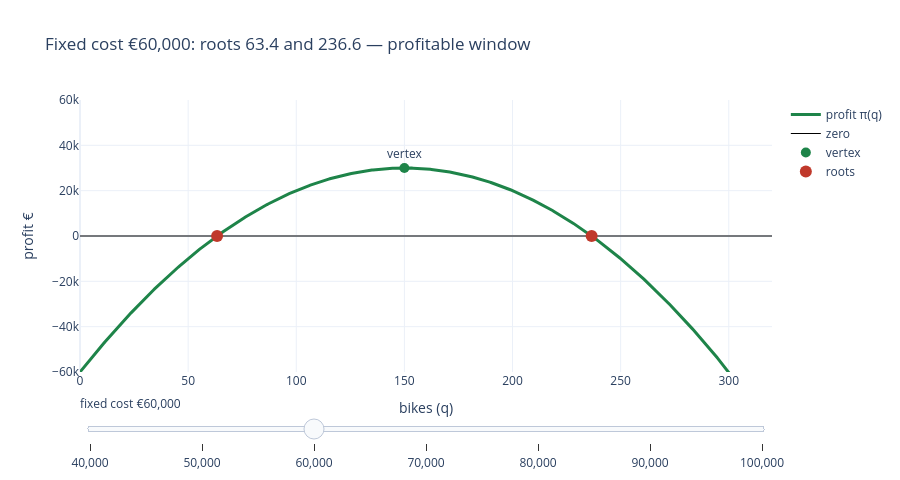

Here is the notebook cell this chart was saved with:
### Markdown cell above
### Where is profit zero? Where is it positive?

Divide by the common factor first: $\;q^2 - 300q + 15{,}000 = 0$

$$q = \frac{300 \pm \sqrt{300^2 - 4\cdot 15{,}000}}{2} = \frac{300 \pm \sqrt{30{,}000}}{2} \approx 63.4,\; 236.6$$

A downward parabola is **positive between its roots**: profitable for $63.4 < q < 236.6$.

**Bet before sliding:** at what fixed cost do the two break-evens merge into one?

### Code cell
def profit_fig(fixed_values=(40_000, 50_000, 60_000, 70_000, 80_000, 90_000, 100_000)):
    qq = np.linspace(0, 320, 641)
    fig = go.Figure(); frames = []
    for F in fixed_values:
        pi = -4*qq**2 + 1200*qq - F
        disc = 300**2 - 4*(F/4)
        if disc > 0:
            r1, r2 = (300 - disc**0.5)/2, (300 + disc**0.5)/2
            label = f"roots {r1:.1f} and {r2:.1f} — profitable window"
        elif disc == 0:
            r1 = r2 = 150; label = "one root at 150 — single break-even"
        else:
            r1 = r2 = None; label = "no roots — no viable scale"
        data = [go.Scatter(x=qq, y=pi, name="profit π(q)", line=dict(color="#1e8449", width=3)),
                go.Scatter(x=qq, y=np.zeros_like(qq), name="zero", line=dict(color="black", width=1)),
                go.Scatter(x=[150], y=[-4*150**2 + 1200*150 - F], mode="markers+text", text=["vertex"],
                           textposition="top center", marker=dict(size=10, color="#1e8449"), name="vertex")]
        if r1 is not None:
            data.append(go.Scatter(x=[r1, r2], y=[0, 0], mode="markers", marker=dict(size=12, color="#c0392b"), name="roots"))
        frames.append(go.Frame(name=f"{F:,}", data=data, layout=go.Layout(title=f"Fixed cost €{F:,}: {label}")))
    fig.add_traces(frames[2].data); fig.frames = frames
    fig.update_layout(title=frames[2].layout.title, xaxis_title="bikes (q)", yaxis_title="profit €",
                      yaxis_range=[-60_000, 60_000],
                      sliders=[dict(active=2, currentvalue=dict(prefix="fixed cost €"),
                                    steps=[dict(method="animate", label=f.name,
                                                args=[[f.name], dict(mode="immediate", frame=dict(duration=0, redraw=True))]) for f in frames])],
                      template="plotly_white", height=480)
    return fig
profit_fig().show()

### Figure 1 — Plotly figure (JSON) as saved in the notebook; plotly's stock layout.template omitted (floating-point values rounded to 4 significant figures; data arrays with more than 128 entries replaced by an {"elided": "..."} marker saying what was removed)
{"data": [{"line": {"color": "#1e8449", "width": 3}, "name": "profit π(q)", "type": "scatter", "x": {"elided": "641 float values"}, "y": {"elided": "641 float values"}}, {"line": {"color": "black", "width": 1}, "name": "zero", "type": "scatter", "x": {"elided": "641 float values"}, "y": {"elided": "641 float values"}}, {"marker": {"color": "#1e8449", "size": 10}, "mode": "markers+text", "name": "vertex", "text": ["vertex"], "textposition": "top center", "type": "scatter", "x": [150], "y": [30000]}, {"marker": {"color": "#c0392b", "size": 12}, "mode": "markers", "name": "roots", "type": "scatter", "x": [63.4, 236.6], "y": [0, 0]}], "layout": {"height": 480, "sliders": [{"active": 2, "currentvalue": {"prefix": "fixed cost €"}, "steps": [{"args": [["40,000"], {"frame": {"duration": 0, "redraw": true}, "mode": "immediate"}], "label": "40,000", "method": "animate"}, {"args": [["50,000"], {"frame": {"duration": 0, "redraw": true}, "mode": "immediate"}], "label": "50,000", "method": "animate"}, {"args": [["60,000"], {"frame": {"duration": 0, "redraw": true}, "mode": "immediate"}], "label": "60,000", "method": "animate"}, {"args": [["70,000"], {"frame": {"duration": 0, "redraw": true}, "mode": "immediate"}], "label": "70,000", "method": "animate"}, {"args": [["80,000"], {"frame": {"duration": 0, "redraw": true}, "mode": "immediate"}], "label": "80,000", "method": "animate"}, {"args": [["90,000"], {"frame": {"duration": 0, "redraw": true}, "mode": "immediate"}], "label": "90,000", "method": "animate"}, {"args": [["100,000"], {"frame": {"duration": 0, "redraw": true}, "mode": "immediate"}], "label": "100,000", "method": "animate"}]}], "title": {"text": "Fixed cost €60,000: roots 63.4 and 236.6 — profitable window"}, "xaxis": {"title": {"text": "bikes (q)"}}, "yaxis": {"range": [-60000, 60000], "title": {"text": "profit €"}}}}
